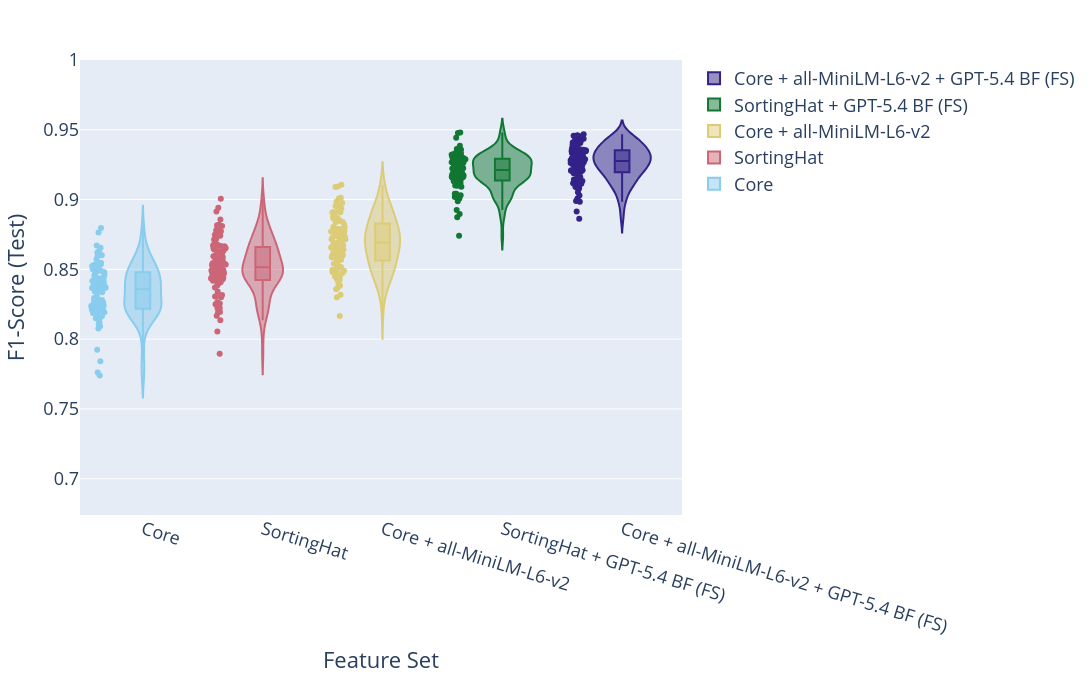

Here is the notebook cell this chart was saved with:
### Code cell
# ----------------------------
# Filter df
# ----------------------------
df = ag_results.loc[ag_results["Feature Set"].isin(fs)].copy()

# ----------------------------
# Ordering from median_df
# ----------------------------
ordered_features = [f for f in median_df["Feature Set"] if f in fs]
ordered_features = list(reversed(ordered_features))

# ----------------------------
# ABBREVIATION FUNCTION
# ----------------------------
def abbreviate_feature(name):
    name = name.replace("Core Features", "Core")
    name = name.replace("Binary Features", "BF")
    name = name.replace("all-MiniLM-L6-v2 embeddings", "all-MiniLM-L6-v2")
    name = name.replace("(Few-shot)", "(FS)")

    if "Core + Bi-grams" in name:
        name = name.replace("Core + Bi-grams", "SortingHat")
        
    return name

df["Feature Set Short"] = df["Feature Set"].apply(abbreviate_feature)
ordered_features_short = [abbreviate_feature(f) for f in ordered_features]

# ----------------------------
# VIOLIN PLOT
# ----------------------------
fig = px.violin(
    df,
    x="Feature Set Short",
    y="F1-Score (Test)",
    color="Feature Set Short",
    category_orders={"Feature Set Short": ordered_features_short},
    box=True,
    color_discrete_sequence=px.colors.qualitative.Safe,
    points="all",
)

# ----------------------------
# LEGEND SORT (DESC by mean F1)
# ----------------------------
legend_order = (
    df.groupby("Feature Set Short")["F1-Score (Test)"]
    .mean()
    .sort_values(ascending=False)
    .index.tolist()
)

name_to_trace = {trace.name: trace for trace in fig.data}

fig.data = tuple(
    name_to_trace[name]
    for name in legend_order
    if name in name_to_trace
)

# ----------------------------
# LEGEND CLEANUP
# ----------------------------
for trace in fig.data:
    name = trace.name

    name = name.replace("Core Features", "Core")
    name = name.replace("Binary Features", "BF")
    name = name.replace("all-MiniLM-L6-v2 embeddings", "all-MiniLM-L6-v2")
    name = name.replace("(Few-shot)", "(FS)")

    if "Core + Bi-grams" in name:
        name = name.replace("Core + Bi-grams", "SortingHat")

    trace.name = name
    trace.legendgroup = name


# ----------------------------
# LAYOUT (FONT INCREASED HERE)
# ----------------------------
fig.update_layout(
    width=1300 * 0.85,
    height=800 * 0.85,

    legend=dict(
        font=dict(size=18),   # increased legend font
        title=None
    ),

    xaxis_title="Feature Set",
    yaxis_title="F1-Score (Test)",

    xaxis_title_font=dict(size=22),  # increased axis title font
    yaxis_title_font=dict(size=22),  # increased axis title font
)

# ----------------------------
# AXES FONT SIZE
# ----------------------------
fig.update_xaxes(
    tickangle=17,
    categoryorder="array",
    categoryarray=ordered_features_short,
    tickfont=dict(size=18)   # increased x-axis tick font
)

fig.update_yaxes(
    range=[df['F1-Score (Test)'].min() - 0.1, 1],
    tickfont=dict(size=18)   # increased y-axis tick font
)

# # Save figure as PDF
# fig.update_layout(
#     width=1000,
#     height=600,
#     margin=dict(l=40, r=40, t=60, b=60)  # important
# )

# fig.write_image(
#     "figures/violin_results_only_gpt.pdf",
#     format="pdf",
#     engine="kaleido",
#     scale=2  # avoid oversizing
# )

# ----------------------------
# SHOW
# ----------------------------
fig.show()

### Figure 1 — Plotly figure (JSON) as saved in the notebook; plotly's stock layout.template omitted (floating-point values rounded to 4 significant figures)
{"data": [{"alignmentgroup": "True", "box": {"visible": true}, "hovertemplate": "Feature Set Short=%{x}<br>F1-Score (Test)=%{y}<extra></extra>", "legendgroup": "Core + all-MiniLM-L6-v2 + GPT-5.4 BF (FS)", "marker": {"color": "rgb(51, 34, 136)"}, "name": "Core + all-MiniLM-L6-v2 + GPT-5.4 BF (FS)", "offsetgroup": "Core + all-MiniLM-L6-v2 + GPT-5.4 BF (FS)", "orientation": "v", "points": "all", "scalegroup": "True", "showlegend": true, "type": "violin", "x": ["Core + all-MiniLM-L6-v2 + GPT-5.4 BF (FS)", "Core + all-MiniLM-L6-v2 + GPT-5.4 BF (FS)", "Core + all-MiniLM-L6-v2 + GPT-5.4 BF (FS)", "Core + all-MiniLM-L6-v2 + GPT-5.4 BF (FS)", "Core + all-MiniLM-L6-v2 + GPT-5.4 BF (FS)", "Core + all-MiniLM-L6-v2 + GPT-5.4 BF (FS)", "Core + all-MiniLM-L6-v2 + GPT-5.4 BF (FS)", "Core + all-MiniLM-L6-v2 + GPT-5.4 BF (FS)", "Core + all-MiniLM-L6-v2 + GPT-5.4 BF (FS)", "Core + all-MiniLM-L6-v2 + GPT-5.4 BF (FS)", "Core + all-MiniLM-L6-v2 + GPT-5.4 BF (FS)", "Core + all-MiniLM-L6-v2 + GPT-5.4 BF (FS)", "Core + all-MiniLM-L6-v2 + GPT-5.4 BF (FS)", "Core + all-MiniLM-L6-v2 + GPT-5.4 BF (FS)", "Core + all-MiniLM-L6-v2 + GPT-5.4 BF (FS)", "Core + all-MiniLM-L6-v2 + GPT-5.4 BF (FS)", "Core + all-MiniLM-L6-v2 + GPT-5.4 BF (FS)", "Core + all-MiniLM-L6-v2 + GPT-5.4 BF (FS)", "Core + all-MiniLM-L6-v2 + GPT-5.4 BF (FS)", "Core + all-MiniLM-L6-v2 + GPT-5.4 BF (FS)", "Core + all-MiniLM-L6-v2 + GPT-5.4 BF (FS)", "Core + all-MiniLM-L6-v2 + GPT-5.4 BF (FS)", "Core + all-MiniLM-L6-v2 + GPT-5.4 BF (FS)", "Core + all-MiniLM-L6-v2 + GPT-5.4 BF (FS)", "Core + all-MiniLM-L6-v2 + GPT-5.4 BF (FS)", "Core + all-MiniLM-L6-v2 + GPT-5.4 BF (FS)", "Core + all-MiniLM-L6-v2 + GPT-5.4 BF (FS)", "Core + all-MiniLM-L6-v2 + GPT-5.4 BF (FS)", "Core + all-MiniLM-L6-v2 + GPT-5.4 BF (FS)", "Core + all-MiniLM-L6-v2 + GPT-5.4 BF (FS)", "Core + all-MiniLM-L6-v2 + GPT-5.4 BF (FS)", "Core + all-MiniLM-L6-v2 + GPT-5.4 BF (FS)", "Core + all-MiniLM-L6-v2 + GPT-5.4 BF (FS)", "Core + all-MiniLM-L6-v2 + GPT-5.4 BF (FS)", "Core + all-MiniLM-L6-v2 + GPT-5.4 BF (FS)", "Core + all-MiniLM-L6-v2 + GPT-5.4 BF (FS)", "Core + all-MiniLM-L6-v2 + GPT-5.4 BF (FS)", "Core + all-MiniLM-L6-v2 + GPT-5.4 BF (FS)", "Core + all-MiniLM-L6-v2 + GPT-5.4 BF (FS)", "Core + all-MiniLM-L6-v2 + GPT-5.4 BF (FS)", "Core + all-MiniLM-L6-v2 + GPT-5.4 BF (FS)", "Core + all-MiniLM-L6-v2 + GPT-5.4 BF (FS)", "Core + all-MiniLM-L6-v2 + GPT-5.4 BF (FS)", "Core + all-MiniLM-L6-v2 + GPT-5.4 BF (FS)", "Core + all-MiniLM-L6-v2 + GPT-5.4 BF (FS)", "Core + all-MiniLM-L6-v2 + GPT-5.4 BF (FS)", "Core + all-MiniLM-L6-v2 + GPT-5.4 BF (FS)", "Core + all-MiniLM-L6-v2 + GPT-5.4 BF (FS)", "Core + all-MiniLM-L6-v2 + GPT-5.4 BF (FS)", "Core + all-MiniLM-L6-v2 + GPT-5.4 BF (FS)", "Core + all-MiniLM-L6-v2 + GPT-5.4 BF (FS)", "Core + all-MiniLM-L6-v2 + GPT-5.4 BF (FS)", "Core + all-MiniLM-L6-v2 + GPT-5.4 BF (FS)", "Core + all-MiniLM-L6-v2 + GPT-5.4 BF (FS)", "Core + all-MiniLM-L6-v2 + GPT-5.4 BF (FS)", "Core + all-MiniLM-L6-v2 + GPT-5.4 BF (FS)", "Core + all-MiniLM-L6-v2 + GPT-5.4 BF (FS)", "Core + all-MiniLM-L6-v2 + GPT-5.4 BF (FS)", "Core + all-MiniLM-L6-v2 + GPT-5.4 BF (FS)", "Core + all-MiniLM-L6-v2 + GPT-5.4 BF (FS)", "Core + all-MiniLM-L6-v2 + GPT-5.4 BF (FS)", "Core + all-MiniLM-L6-v2 + GPT-5.4 BF (FS)", "Core + all-MiniLM-L6-v2 + GPT-5.4 BF (FS)", "Core + all-MiniLM-L6-v2 + GPT-5.4 BF (FS)", "Core + all-MiniLM-L6-v2 + GPT-5.4 BF (FS)", "Core + all-MiniLM-L6-v2 + GPT-5.4 BF (FS)", "Core + all-MiniLM-L6-v2 + GPT-5.4 BF (FS)", "Core + all-MiniLM-L6-v2 + GPT-5.4 BF (FS)", "Core + all-MiniLM-L6-v2 + GPT-5.4 BF (FS)", "Core + all-MiniLM-L6-v2 + GPT-5.4 BF (FS)", "Core + all-MiniLM-L6-v2 + GPT-5.4 BF (FS)", "Core + all-MiniLM-L6-v2 + GPT-5.4 BF (FS)", "Core + all-MiniLM-L6-v2 + GPT-5.4 BF (FS)", "Core + all-MiniLM-L6-v2 + GPT-5.4 BF (FS)", "Core + all-MiniLM-L6-v2 + GPT-5.4 BF (FS)", "Core + all-MiniLM-L6-v2 + GPT-5.4 BF (FS)", "Core + all-MiniLM-L6-v2 + GPT-5.4 BF (FS)", "Core + all-MiniLM-L6-v2 + GPT-5.4 BF (FS)", "Core + all-MiniLM-L6-v2 + GPT-5.4 BF (FS)", "Core + all-MiniLM-L6-v2 + GPT-5.4 BF (FS)", "Core + all-MiniLM-L6-v2 + GPT-5.4 BF (FS)", "Core + all-MiniLM-L6-v2 + GPT-5.4 BF (FS)", "Core + all-MiniLM-L6-v2 + GPT-5.4 BF (FS)", "Core + all-MiniLM-L6-v2 + GPT-5.4 BF (FS)", "Core + all-MiniLM-L6-v2 + GPT-5.4 BF (FS)", "Core + all-MiniLM-L6-v2 + GPT-5.4 BF (FS)", "Core + all-MiniLM-L6-v2 + GPT-5.4 BF (FS)", "Core + all-MiniLM-L6-v2 + GPT-5.4 BF (FS)", "Core + all-MiniLM-L6-v2 + GPT-5.4 BF (FS)", "Core + all-MiniLM-L6-v2 + GPT-5.4 BF (FS)", "Core + all-MiniLM-L6-v2 + GPT-5.4 BF (FS)", "Core + all-MiniLM-L6-v2 + GPT-5.4 BF (FS)", "Core + all-MiniLM-L6-v2 + GPT-5.4 BF (FS)", "Core + all-MiniLM-L6-v2 + GPT-5.4 BF (FS)", "Core + all-MiniLM-L6-v2 + GPT-5.4 BF (FS)", "Core + all-MiniLM-L6-v2 + GPT-5.4 BF (FS)", "Core + all-MiniLM-L6-v2 + GPT-5.4 BF (FS)", "Core + all-MiniLM-L6-v2 + GPT-5.4 BF (FS)", "Core + all-MiniLM-L6-v2 + GPT-5.4 BF (FS)", "Core + all-MiniLM-L6-v2 + GPT-5.4 BF (FS)"], "x0": " ", "xaxis": "x", "y": [0.9161, 0.9451, 0.9098, 0.9282, 0.9194, 0.9258, 0.939, 0.9317, 0.9339, 0.9299, 0.9436, 0.9029, 0.9301, 0.9335, 0.9326, 0.9413, 0.9354, 0.9379, 0.8862, 0.9155, 0.9313, 0.92, 0.9207, 0.9234, 0.9363, 0.9388, 0.9345, 0.9348, 0.9454, 0.9124, 0.8915, 0.9189, 0.9309, 0.9133, 0.9418, 0.9094, 0.9314, 0.9417, 0.9118, 0.9447, 0.8984, 0.9366, 0.9053, 0.9417, 0.9406, 0.9216, 0.9168, 0.9457, 0.9143, 0.9221, 0.9296, 0.9246, 0.921, 0.908, 0.946, 0.9277, 0.9268, 0.9303, 0.9262, 0.9202, 0.9295, 0.9255, 0.9008, 0.9468, 0.9273, 0.9303, 0.9268, 0.9225, 0.9256, 0.9145, 0.899, 0.9429, 0.936, 0.9223, 0.9114, 0.9354, 0.9182, 0.9275, 0.934, 0.9333, 0.9288, 0.9218, 0.9198, 0.9274, 0.9262, 0.9351, 0.9391, 0.9381, 0.9334, 0.9092, 0.9356, 0.9251, 0.9134, 0.9354, 0.9409, 0.9084, 0.94, 0.92, 0.921, 0.9276], "y0": " ", "yaxis": "y"}, {"alignmentgroup": "True", "box": {"visible": true}, "hovertemplate": "Feature Set Short=%{x}<br>F1-Score (Test)=%{y}<extra></extra>", "legendgroup": "SortingHat + GPT-5.4 BF (FS)", "marker": {"color": "rgb(17, 119, 51)"}, "name": "SortingHat + GPT-5.4 BF (FS)", "offsetgroup": "SortingHat + GPT-5.4 BF (FS)", "orientation": "v", "points": "all", "scalegroup": "True", "showlegend": true, "type": "violin", "x": ["SortingHat + GPT-5.4 BF (FS)", "SortingHat + GPT-5.4 BF (FS)", "SortingHat + GPT-5.4 BF (FS)", "SortingHat + GPT-5.4 BF (FS)", "SortingHat + GPT-5.4 BF (FS)", "SortingHat + GPT-5.4 BF (FS)", "SortingHat + GPT-5.4 BF (FS)", "SortingHat + GPT-5.4 BF (FS)", "SortingHat + GPT-5.4 BF (FS)", "SortingHat + GPT-5.4 BF (FS)", "SortingHat + GPT-5.4 BF (FS)", "SortingHat + GPT-5.4 BF (FS)", "SortingHat + GPT-5.4 BF (FS)", "SortingHat + GPT-5.4 BF (FS)", "SortingHat + GPT-5.4 BF (FS)", "SortingHat + GPT-5.4 BF (FS)", "SortingHat + GPT-5.4 BF (FS)", "SortingHat + GPT-5.4 BF (FS)", "SortingHat + GPT-5.4 BF (FS)", "SortingHat + GPT-5.4 BF (FS)", "SortingHat + GPT-5.4 BF (FS)", "SortingHat + GPT-5.4 BF (FS)", "SortingHat + GPT-5.4 BF (FS)", "SortingHat + GPT-5.4 BF (FS)", "SortingHat + GPT-5.4 BF (FS)", "SortingHat + GPT-5.4 BF (FS)", "SortingHat + GPT-5.4 BF (FS)", "SortingHat + GPT-5.4 BF (FS)", "SortingHat + GPT-5.4 BF (FS)", "SortingHat + GPT-5.4 BF (FS)", "SortingHat + GPT-5.4 BF (FS)", "SortingHat + GPT-5.4 BF (FS)", "SortingHat + GPT-5.4 BF (FS)", "SortingHat + GPT-5.4 BF (FS)", "SortingHat + GPT-5.4 BF (FS)", "SortingHat + GPT-5.4 BF (FS)", "SortingHat + GPT-5.4 BF (FS)", "SortingHat + GPT-5.4 BF (FS)", "SortingHat + GPT-5.4 BF (FS)", "SortingHat + GPT-5.4 BF (FS)", "SortingHat + GPT-5.4 BF (FS)", "SortingHat + GPT-5.4 BF (FS)", "SortingHat + GPT-5.4 BF (FS)", "SortingHat + GPT-5.4 BF (FS)", "SortingHat + GPT-5.4 BF (FS)", "SortingHat + GPT-5.4 BF (FS)", "SortingHat + GPT-5.4 BF (FS)", "SortingHat + GPT-5.4 BF (FS)", "SortingHat + GPT-5.4 BF (FS)", "SortingHat + GPT-5.4 BF (FS)", "SortingHat + GPT-5.4 BF (FS)", "SortingHat + GPT-5.4 BF (FS)", "SortingHat + GPT-5.4 BF (FS)", "SortingHat + GPT-5.4 BF (FS)", "SortingHat + GPT-5.4 BF (FS)", "SortingHat + GPT-5.4 BF (FS)", "SortingHat + GPT-5.4 BF (FS)", "SortingHat + GPT-5.4 BF (FS)", "SortingHat + GPT-5.4 BF (FS)", "SortingHat + GPT-5.4 BF (FS)", "SortingHat + GPT-5.4 BF (FS)", "SortingHat + GPT-5.4 BF (FS)", "SortingHat + GPT-5.4 BF (FS)", "SortingHat + GPT-5.4 BF (FS)", "SortingHat + GPT-5.4 BF (FS)", "SortingHat + GPT-5.4 BF (FS)", "SortingHat + GPT-5.4 BF (FS)", "SortingHat + GPT-5.4 BF (FS)", "SortingHat + GPT-5.4 BF (FS)", "SortingHat + GPT-5.4 BF (FS)", "SortingHat + GPT-5.4 BF (FS)", "SortingHat + GPT-5.4 BF (FS)", "SortingHat + GPT-5.4 BF (FS)", "SortingHat + GPT-5.4 BF (FS)", "SortingHat + GPT-5.4 BF (FS)", "SortingHat + GPT-5.4 BF (FS)", "SortingHat + GPT-5.4 BF (FS)", "SortingHat + GPT-5.4 BF (FS)", "SortingHat + GPT-5.4 BF (FS)", "SortingHat + GPT-5.4 BF (FS)", "SortingHat + GPT-5.4 BF (FS)", "SortingHat + GPT-5.4 BF (FS)", "SortingHat + GPT-5.4 BF (FS)", "SortingHat + GPT-5.4 BF (FS)", "SortingHat + GPT-5.4 BF (FS)", "SortingHat + GPT-5.4 BF (FS)", "SortingHat + GPT-5.4 BF (FS)", "SortingHat + GPT-5.4 BF (FS)", "SortingHat + GPT-5.4 BF (FS)", "SortingHat + GPT-5.4 BF (FS)", "SortingHat + GPT-5.4 BF (FS)", "SortingHat + GPT-5.4 BF (FS)", "SortingHat + GPT-5.4 BF (FS)", "SortingHat + GPT-5.4 BF (FS)", "SortingHat + GPT-5.4 BF (FS)", "SortingHat + GPT-5.4 BF (FS)", "SortingHat + GPT-5.4 BF (FS)", "SortingHat + GPT-5.4 BF (FS)", "SortingHat + GPT-5.4 BF (FS)", "SortingHat + GPT-5.4 BF (FS)"], "x0": " ", "xaxis": "x", "y": [0.921, 0.9444, 0.9214, 0.922, 0.9021, 0.9171, 0.933, 0.9163, 0.9303, 0.9121, 0.9477, 0.9042, 0.9231, 0.9296, 0.9175, 0.9317, 0.9327, 0.9315, 0.9031, 0.9132, 0.9321, 0.9255, 0.9124, 0.9179, 0.9177, 0.921, 0.9266, 0.9362, 0.9349, 0.9155, 0.8988, 0.9155, 0.9231, 0.9113, 0.9257, 0.9163, 0.9267, 0.9386, 0.8896, 0.9288, 0.9009, 0.9302, 0.9132, 0.9325, 0.928, 0.9278, 0.9334, 0.9357, 0.9018, 0.9256, 0.9092, 0.9041, 0.9163, 0.9163, 0.9324, 0.8873, 0.9007, 0.9239, 0.9156, 0.9258, 0.9302, 0.9147, 0.8741, 0.9283, 0.9176, 0.9168, 0.929, 0.9259, 0.9225, 0.8925, 0.9027, 0.9481, 0.9223, 0.9331, 0.9187, 0.9157, 0.9167, 0.9304, 0.9191, 0.914, 0.9297, 0.9267, 0.9228, 0.9184, 0.9126, 0.9259, 0.9366, 0.9015, 0.9192, 0.9116, 0.9269, 0.9207, 0.9174, 0.9289, 0.9281, 0.9101, 0.9322, 0.9309, 0.9018, 0.9099], "y0": " ", "yaxis": "y"}, {"alignmentgroup": "True", "box": {"visible": true}, "hovertemplate": "Feature Set Short=%{x}<br>F1-Score (Test)=%{y}<extra></extra>", "legendgroup": "Core + all-MiniLM-L6-v2", "marker": {"color": "rgb(221, 204, 119)"}, "name": "Core + all-MiniLM-L6-v2", "offsetgroup": "Core + all-MiniLM-L6-v2", "orientation": "v", "points": "all", "scalegroup": "True", "showlegend": true, "type": "violin", "x": ["Core + all-MiniLM-L6-v2", "Core + all-MiniLM-L6-v2", "Core + all-MiniLM-L6-v2", "Core + all-MiniLM-L6-v2", "Core + all-MiniLM-L6-v2", "Core + all-MiniLM-L6-v2", "Core + all-MiniLM-L6-v2", "Core + all-MiniLM-L6-v2", "Core + all-MiniLM-L6-v2", "Core + all-MiniLM-L6-v2", "Core + all-MiniLM-L6-v2", "Core + all-MiniLM-L6-v2", "Core + all-MiniLM-L6-v2", "Core + all-MiniLM-L6-v2", "Core + all-MiniLM-L6-v2", "Core + all-MiniLM-L6-v2", "Core + all-MiniLM-L6-v2", "Core + all-MiniLM-L6-v2", "Core + all-MiniLM-L6-v2", "Core + all-MiniLM-L6-v2", "Core + all-MiniLM-L6-v2", "Core + all-MiniLM-L6-v2", "Core + all-MiniLM-L6-v2", "Core + all-MiniLM-L6-v2", "Core + all-MiniLM-L6-v2", "Core + all-MiniLM-L6-v2", "Core + all-MiniLM-L6-v2", "Core + all-MiniLM-L6-v2", "Core + all-MiniLM-L6-v2", "Core + all-MiniLM-L6-v2", "Core + all-MiniLM-L6-v2", "Core + all-MiniLM-L6-v2", "Core + all-MiniLM-L6-v2", "Core + all-MiniLM-L6-v2", "Core + all-MiniLM-L6-v2", "Core + all-MiniLM-L6-v2", "Core + all-MiniLM-L6-v2", "Core + all-MiniLM-L6-v2", "Core + all-MiniLM-L6-v2", "Core + all-MiniLM-L6-v2", "Core + all-MiniLM-L6-v2", "Core + all-MiniLM-L6-v2", "Core + all-MiniLM-L6-v2", "Core + all-MiniLM-L6-v2", "Core + all-MiniLM-L6-v2", "Core + all-MiniLM-L6-v2", "Core + all-MiniLM-L6-v2", "Core + all-MiniLM-L6-v2", "Core + all-MiniLM-L6-v2", "Core + all-MiniLM-L6-v2", "Core + all-MiniLM-L6-v2", "Core + all-MiniLM-L6-v2", "Core + all-MiniLM-L6-v2", "Core + all-MiniLM-L6-v2", "Core + all-MiniLM-L6-v2", "Core + all-MiniLM-L6-v2", "Core + all-MiniLM-L6-v2", "Core + all-MiniLM-L6-v2", "Core + all-MiniLM-L6-v2", "Core + all-MiniLM-L6-v2", "Core + all-MiniLM-L6-v2", "Core + all-MiniLM-L6-v2", "Core + all-MiniLM-L6-v2", "Core + all-MiniLM-L6-v2", "Core + all-MiniLM-L6-v2", "Core + all-MiniLM-L6-v2", "Core + all-MiniLM-L6-v2", "Core + all-MiniLM-L6-v2", "Core + all-MiniLM-L6-v2", "Core + all-MiniLM-L6-v2", "Core + all-MiniLM-L6-v2", "Core + all-MiniLM-L6-v2", "Core + all-MiniLM-L6-v2", "Core + all-MiniLM-L6-v2", "Core + all-MiniLM-L6-v2", "Core + all-MiniLM-L6-v2", "Core + all-MiniLM-L6-v2", "Core + all-MiniLM-L6-v2", "Core + all-MiniLM-L6-v2", "Core + all-MiniLM-L6-v2", "Core + all-MiniLM-L6-v2", "Core + all-MiniLM-L6-v2", "Core + all-MiniLM-L6-v2", "Core + all-MiniLM-L6-v2", "Core + all-MiniLM-L6-v2", "Core + all-MiniLM-L6-v2", "Core + all-MiniLM-L6-v2", "Core + all-MiniLM-L6-v2", "Core + all-MiniLM-L6-v2", "Core + all-MiniLM-L6-v2", "Core + all-MiniLM-L6-v2", "Core + all-MiniLM-L6-v2", "Core + all-MiniLM-L6-v2", "Core + all-MiniLM-L6-v2", "Core + all-MiniLM-L6-v2", "Core + all-MiniLM-L6-v2", "Core + all-MiniLM-L6-v2", "Core + all-MiniLM-L6-v2", "Core + all-MiniLM-L6-v2", "Core + all-MiniLM-L6-v2"], "x0": " ", "xaxis": "x", "y": [0.856, 0.8678, 0.8603, 0.8716, 0.8455, 0.8738, 0.8585, 0.884, 0.9014, 0.8689, 0.8767, 0.8642, 0.8605, 0.8805, 0.8609, 0.8681, 0.8899, 0.8955, 0.837, 0.8747, 0.8792, 0.8697, 0.843, 0.8877, 0.8922, 0.8576, 0.849, 0.9107, 0.9091, 0.8608, 0.8301, 0.8474, 0.8942, 0.8515, 0.8674, 0.8656, 0.8777, 0.8838, 0.8165, 0.8878, 0.8449, 0.8783, 0.8484, 0.8975, 0.8521, 0.8541, 0.9095, 0.8967, 0.8525, 0.8655, 0.845, 0.8716, 0.8771, 0.8789, 0.8768, 0.8733, 0.8567, 0.882, 0.875, 0.86, 0.8675, 0.8753, 0.848, 0.8849, 0.8789, 0.8586, 0.8908, 0.8984, 0.8654, 0.8517, 0.8426, 0.88, 0.8643, 0.8317, 0.8357, 0.857, 0.849, 0.8617, 0.891, 0.8504, 0.869, 0.8717, 0.8405, 0.8496, 0.8771, 0.9009, 0.8725, 0.8866, 0.8796, 0.862, 0.8868, 0.8644, 0.8384, 0.8936, 0.8715, 0.8909, 0.8907, 0.8733, 0.8629, 0.8848], "y0": " ", "yaxis": "y"}, {"alignmentgroup": "True", "box": {"visible": true}, "hovertemplate": "Feature Set Short=%{x}<br>F1-Score (Test)=%{y}<extra></extra>", "legendgroup": "SortingHat", "marker": {"color": "rgb(204, 102, 119)"}, "name": "SortingHat", "offsetgroup": "SortingHat", "orientation": "v", "points": "all", "scalegroup": "True", "showlegend": true, "type": "violin", "x": ["SortingHat", "SortingHat", "SortingHat", "SortingHat", "SortingHat", "SortingHat", "SortingHat", "SortingHat", "SortingHat", "SortingHat", "SortingHat", "SortingHat", "SortingHat", "SortingHat", "SortingHat", "SortingHat", "SortingHat", "SortingHat", "SortingHat", "SortingHat", "SortingHat", "SortingHat", "SortingHat", "SortingHat", "SortingHat", "SortingHat", "SortingHat", "SortingHat", "SortingHat", "SortingHat", "SortingHat", "SortingHat", "SortingHat", "SortingHat", "SortingHat", "SortingHat", "SortingHat", "SortingHat", "SortingHat", "SortingHat", "SortingHat", "SortingHat", "SortingHat", "SortingHat", "SortingHat", "SortingHat", "SortingHat", "SortingHat", "SortingHat", "SortingHat", "SortingHat", "SortingHat", "SortingHat", "SortingHat", "SortingHat", "SortingHat", "SortingHat", "SortingHat", "SortingHat", "SortingHat", "SortingHat", "SortingHat", "SortingHat", "SortingHat", "SortingHat", "SortingHat", "SortingHat", "SortingHat", "SortingHat", "SortingHat", "SortingHat", "SortingHat", "SortingHat", "SortingHat", "SortingHat", "SortingHat", "SortingHat", "SortingHat", "SortingHat", "SortingHat", "SortingHat", "SortingHat", "SortingHat", "SortingHat", "SortingHat", "SortingHat", "SortingHat", "SortingHat", "SortingHat", "SortingHat", "SortingHat", "SortingHat", "SortingHat", "SortingHat", "SortingHat", "SortingHat", "SortingHat", "SortingHat", "SortingHat", "SortingHat"], "x0": " ", "xaxis": "x", "y": [0.8642, 0.8778, 0.852, 0.8666, 0.8301, 0.8668, 0.8518, 0.8472, 0.8811, 0.8714, 0.8798, 0.8613, 0.8429, 0.8514, 0.8493, 0.8627, 0.8773, 0.8632, 0.8557, 0.8428, 0.8749, 0.8595, 0.8195, 0.8773, 0.8551, 0.8512, 0.8462, 0.8915, 0.8942, 0.8686, 0.8168, 0.8369, 0.8417, 0.8449, 0.8666, 0.868, 0.8453, 0.8717, 0.8054, 0.8602, 0.8212, 0.8588, 0.8224, 0.8653, 0.8493, 0.8306, 0.8817, 0.9006, 0.8471, 0.8421, 0.8135, 0.8563, 0.8621, 0.857, 0.8544, 0.8407, 0.8415, 0.855, 0.8433, 0.8494, 0.8419, 0.8676, 0.8256, 0.865, 0.8342, 0.844, 0.8694, 0.8857, 0.8585, 0.8266, 0.8435, 0.8587, 0.8432, 0.8473, 0.831, 0.8251, 0.8454, 0.8503, 0.882, 0.7896, 0.8385, 0.8535, 0.8223, 0.8486, 0.8671, 0.865, 0.8764, 0.853, 0.8491, 0.8461, 0.8192, 0.8503, 0.8316, 0.8539, 0.8443, 0.8667, 0.8741, 0.8542, 0.8399, 0.8473], "y0": " ", "yaxis": "y"}, {"alignmentgroup": "True", "box": {"visible": true}, "hovertemplate": "Feature Set Short=%{x}<br>F1-Score (Test)=%{y}<extra></extra>", "legendgroup": "Core", "marker": {"color": "rgb(136, 204, 238)"}, "name": "Core", "offsetgroup": "Core", "orientation": "v", "points": "all", "scalegroup": "True", "showlegend": true, "type": "violin", "x": ["Core", "Core", "Core", "Core", "Core", "Core", "Core", "Core", "Core", "Core", "Core", "Core", "Core", "Core", "Core", "Core", "Core", "Core", "Core", "Core", "Core", "Core", "Core", "Core", "Core", "Core", "Core", "Core", "Core", "Core", "Core", "Core", "Core", "Core", "Core", "Core", "Core", "Core", "Core", "Core", "Core", "Core", "Core", "Core", "Core", "Core", "Core", "Core", "Core", "Core", "Core", "Core", "Core", "Core", "Core", "Core", "Core", "Core", "Core", "Core", "Core", "Core", "Core", "Core", "Core", "Core", "Core", "Core", "Core", "Core", "Core", "Core", "Core", "Core", "Core", "Core", "Core", "Core", "Core", "Core", "Core", "Core", "Core", "Core", "Core", "Core", "Core", "Core", "Core", "Core", "Core", "Core", "Core", "Core", "Core", "Core", "Core", "Core", "Core", "Core"], "x0": " ", "xaxis": "x", "y": [0.8495, 0.849, 0.8393, 0.8263, 0.8217, 0.8245, 0.8369, 0.8408, 0.8531, 0.8595, 0.8671, 0.8542, 0.8247, 0.8379, 0.8357, 0.8519, 0.8502, 0.862, 0.8341, 0.8416, 0.848, 0.8399, 0.8212, 0.8535, 0.8505, 0.8404, 0.8245, 0.8797, 0.8764, 0.837, 0.7843, 0.8192, 0.8151, 0.839, 0.8601, 0.8289, 0.8382, 0.8503, 0.7762, 0.8281, 0.7924, 0.8188, 0.774, 0.8547, 0.8235, 0.8235, 0.8632, 0.8454, 0.8258, 0.8367, 0.8437, 0.8341, 0.8477, 0.8505, 0.8358, 0.8206, 0.8295, 0.8367, 0.8481, 0.8278, 0.8368, 0.8242, 0.8197, 0.841, 0.8161, 0.8223, 0.8425, 0.8546, 0.8119, 0.8076, 0.8225, 0.8523, 0.8336, 0.8229, 0.8092, 0.8106, 0.8352, 0.8167, 0.8654, 0.8154, 0.8205, 0.8458, 0.8144, 0.828, 0.8423, 0.82, 0.8441, 0.82, 0.8255, 0.8219, 0.8404, 0.8192, 0.8309, 0.8468, 0.8423, 0.8574, 0.8534, 0.8201, 0.825, 0.8212], "y0": " ", "yaxis": "y"}], "layout": {"height": 680, "legend": {"font": {"size": 18}, "title": {}, "tracegroupgap": 0}, "margin": {"t": 60}, "violinmode": "overlay", "width": 1105, "xaxis": {"anchor": "y", "categoryarray": ["Core", "SortingHat", "Core + all-MiniLM-L6-v2", "SortingHat + GPT-5.4 BF (FS)", "Core + all-MiniLM-L6-v2 + GPT-5.4 BF (FS)"], "categoryorder": "array", "domain": [0, 1], "tickangle": 17, "tickfont": {"size": 18}, "title": {"font": {"size": 22}, "text": "Feature Set"}}, "yaxis": {"anchor": "x", "domain": [0, 1], "range": [0.674, 1], "tickfont": {"size": 18}, "title": {"font": {"size": 22}, "text": "F1-Score (Test)"}}}}
